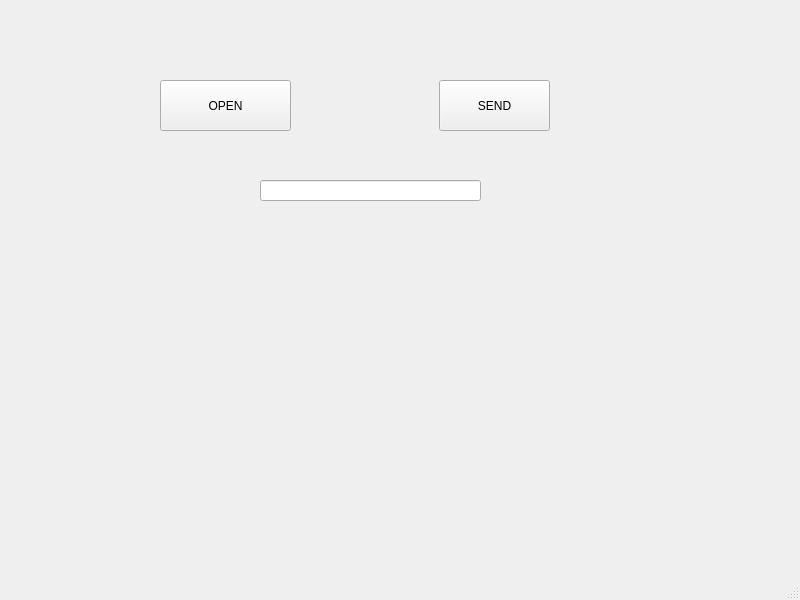
<?xml version="1.0" encoding="UTF-8"?>
<ui version="4.0">
 <class>MainWindow</class>
 <widget class="QMainWindow" name="MainWindow">
  <property name="geometry">
   <rect>
    <x>0</x>
    <y>0</y>
    <width>800</width>
    <height>600</height>
   </rect>
  </property>
  <property name="windowTitle">
   <string>MainWindow</string>
  </property>
  <widget class="QWidget" name="centralwidget">
   <widget class="QPushButton" name="pushButton">
    <property name="geometry">
     <rect>
      <x>160</x>
      <y>80</y>
      <width>131</width>
      <height>51</height>
     </rect>
    </property>
    <property name="text">
     <string>OPEN</string>
    </property>
   </widget>
   <widget class="QPushButton" name="pushButton_2">
    <property name="geometry">
     <rect>
      <x>439</x>
      <y>80</y>
      <width>111</width>
      <height>51</height>
     </rect>
    </property>
    <property name="text">
     <string>SEND</string>
    </property>
   </widget>
   <widget class="QLineEdit" name="lineEdit">
    <property name="geometry">
     <rect>
      <x>260</x>
      <y>180</y>
      <width>221</width>
      <height>21</height>
     </rect>
    </property>
   </widget>
  </widget>
  <widget class="QMenuBar" name="menubar">
   <property name="geometry">
    <rect>
     <x>0</x>
     <y>0</y>
     <width>800</width>
     <height>20</height>
    </rect>
   </property>
  </widget>
  <widget class="QStatusBar" name="statusbar"/>
 </widget>
 <resources/>
 <connections/>
</ui>
